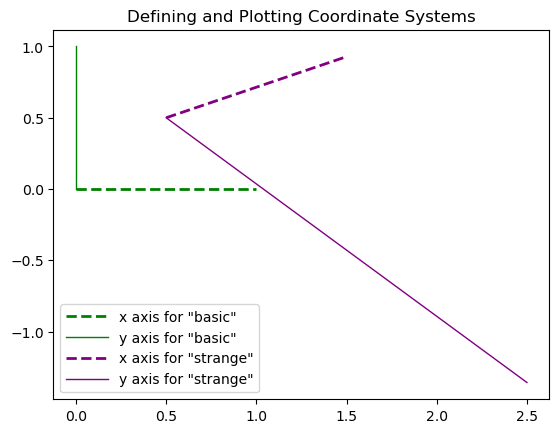

Reproduce this figure in Python.
#### >>>> file generated by plotpy <<<< ####

import matplotlib
matplotlib.use('Agg')
import numpy as np
import matplotlib.pyplot as plt
import matplotlib.ticker as tck
import matplotlib.patches as pat
import matplotlib.path as pth
import matplotlib.patheffects as pff
import matplotlib.lines as lns
import matplotlib.transforms as tra
import mpl_toolkits.mplot3d
import matplotlib.tri as plt_tri
from mpl_toolkits.axes_grid1 import make_axes_locatable

# Variable to handle NaN values coming from Rust
NaN = np.nan

# List of additional objects to calculate bounding boxes
EXTRA_ARTISTS = []

# Adds an entity to the EXTRA_ARTISTS list to calculate bounding boxes
def add_to_ea(obj):
    global EXTRA_ARTISTS
    if obj!=None: EXTRA_ARTISTS.append(obj)

# Is a dictionary of mplot3d objects (one for each subplot_3d)
THREE_D = dict()

# Is a tuple holding the key to the current THREE_D object (defines the subplot_3d)
THREE_D_ACTIVE = (1,1,1)

# Creates or returns the mplot3d object with the current subplot_3d definition specified by THREE_D_ACTIVE
def ax3d():
    global THREE_D
    global THREE_D_ACTIVE
    if not THREE_D_ACTIVE in THREE_D:
        a, b, c = THREE_D_ACTIVE
        THREE_D[THREE_D_ACTIVE] = plt.gcf().add_subplot(a,b,c,projection='3d')
        THREE_D[THREE_D_ACTIVE].set_xlabel('x')
        THREE_D[THREE_D_ACTIVE].set_ylabel('y')
        THREE_D[THREE_D_ACTIVE].set_zlabel('z')
        add_to_ea(THREE_D[THREE_D_ACTIVE])
    return THREE_D[THREE_D_ACTIVE]

# Specifies the THREE_D_ACTIVE parameters to define a subplot_3d
def subplot_3d(a,b,c):
    global THREE_D_ACTIVE
    THREE_D_ACTIVE = (a,b,c)
    ax3d()

# Transforms data limits to axis limits
def data_to_axis(coords):
    plt.axis() # must call this first
    return plt.gca().transLimits.transform(coords)

# Transforms axis limits to data limits
def axis_to_data(coords):
    plt.axis() # must call this first
    return plt.gca().transLimits.inverted().transform(coords)

# Configures the aspect of axes with a same scaling from data to plot units for x, y and z.
def set_equal_axes():
    global THREE_D
    if len(THREE_D) == 0:
        ax = plt.gca()
        ax.axes.set_aspect('equal')
        return
    try:
        ax = ax3d()
        ax.set_box_aspect([1,1,1])
        limits = np.array([ax.get_xlim3d(), ax.get_ylim3d(), ax.get_zlim3d()])
        origin = np.mean(limits, axis=1)
        radius = 0.5 * np.max(np.abs(limits[:, 1] - limits[:, 0]))
        x, y, z = origin
        ax.set_xlim3d([x - radius, x + radius])
        ax.set_ylim3d([y - radius, y + radius])
        ax.set_zlim3d([z - radius, z + radius])
    except:
        import matplotlib
        print('VERSION of MATPLOTLIB = {}'.format(matplotlib.__version__))
        print('ERROR: set_box_aspect is missing in this version of Matplotlib')

# Function to ignore calls to plt such as the colorbar in an inset Axes
def ignore_this(*args, **kwargs):
    pass

################## plotting commands follow after this line ############################

xy=np.array([[0,0],[1,0],])
plt.plot(xy[:,0],xy[:,1],label=r'x axis for "basic"',color='green',linestyle='dashed',linewidth=2)
xy=np.array([[0,0],[0,1],])
plt.plot(xy[:,0],xy[:,1],label=r'y axis for "basic"',color='green',linewidth=1)
xy=np.array([[0.5,0.5],[1.5,0.9285714285714286],])
plt.plot(xy[:,0],xy[:,1],label=r'x axis for "strange"',color='purple',linestyle='dashed',linewidth=2)
xy=np.array([[0.5,0.5],[2.5,-1.3571428571428572],])
plt.plot(xy[:,0],xy[:,1],label=r'y axis for "strange"',color='purple',linewidth=1)
plt.title(r'Defining and Plotting Coordinate Systems')
h,l=plt.gca().get_legend_handles_labels()
if len(h)>0 and len(l)>0:
    leg=plt.legend(handlelength=3,ncol=1,loc='best')
    add_to_ea(leg)

fn=r'tests/coordinate_test'
plt.savefig(fn,bbox_inches='tight',bbox_extra_artists=EXTRA_ARTISTS)
